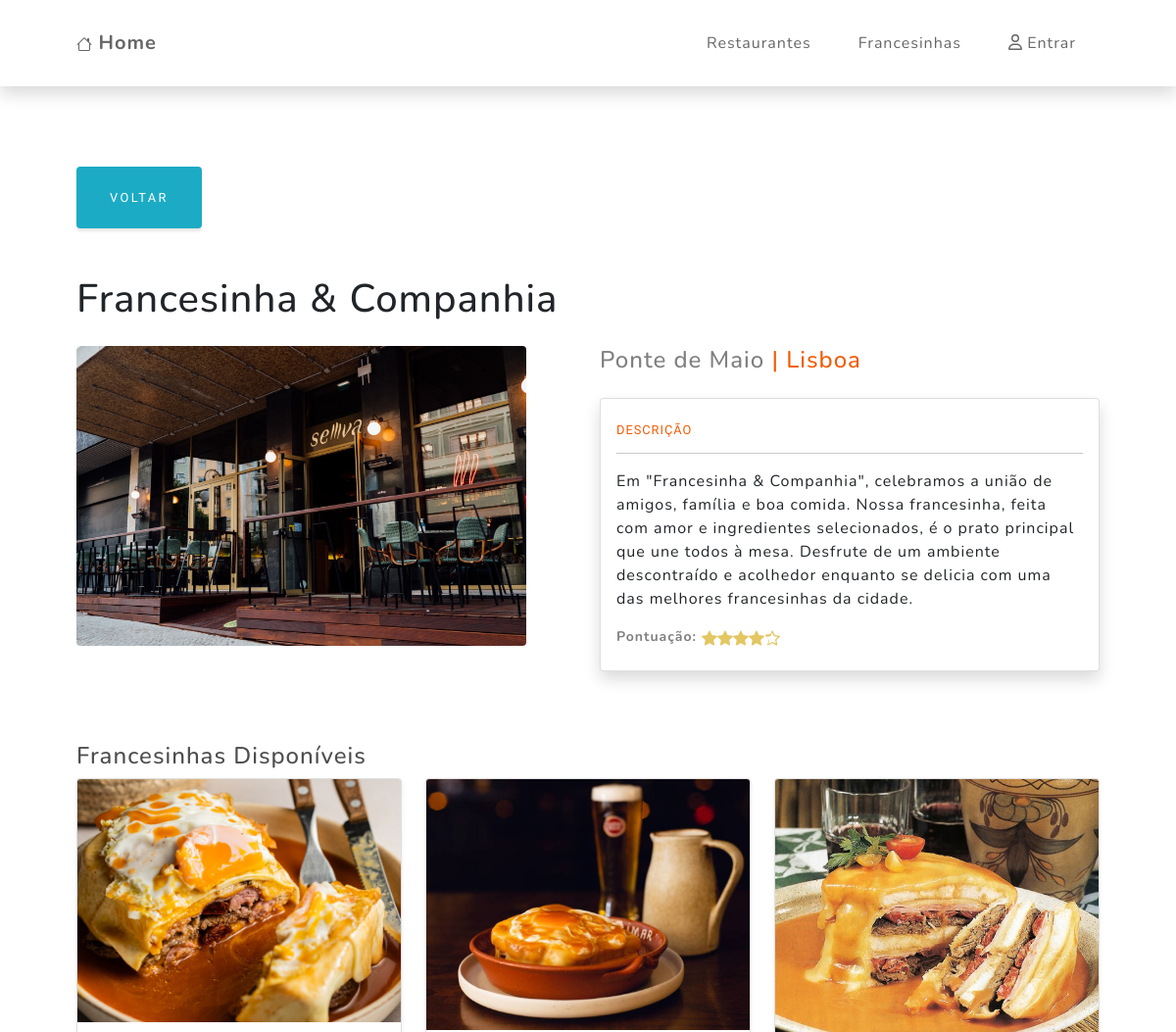
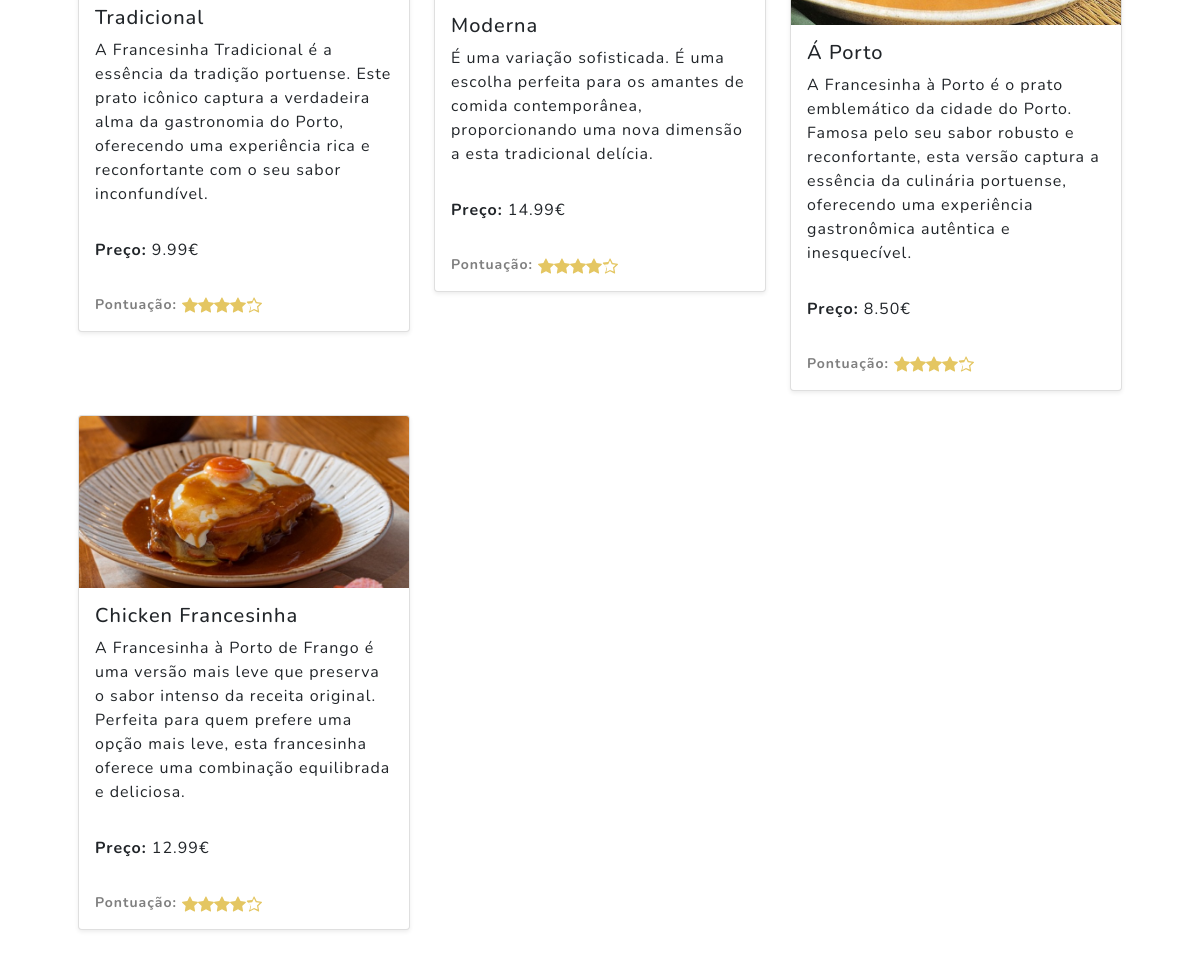
Page /restaurante_detail.php?id=4 on the committed database (2 pictures, top to bottom).
### tables this page shows
CREATE TABLE `restaurantes` (
  `id_restaurantes` int(11) NOT NULL,
  `nome` varchar(45) NOT NULL,
  `endereco` varchar(100) NOT NULL,
  `ref_cidades` int(11) NOT NULL,
  `capa` varchar(255) NOT NULL,
  `descricao` text NOT NULL,
  `pontuacao` float DEFAULT 0,
  `deleted` int(1) DEFAULT 0
);

CREATE TABLE `francesinhas` (
  `id_francesinhas` int(11) NOT NULL,
  `nome` varchar(45) NOT NULL,
  `preco` decimal(5,2) NOT NULL,
  `capa` varchar(45) DEFAULT NULL,
  `descricao` text DEFAULT NULL,
  `deleted` int(1) DEFAULT 0,
  `pontuacao` int(11) DEFAULT 0
);

### restaurante_detail.php (called while the page is built)
<?php include_once "./components/cp_head.php" ?>
<?php include_once "./components/cp_navbar.php" ?>
<?php include_once "./components/cp_detalhes.php" ?>
<?php include_once "./components/cp_footer.php" ?>

### components/cp_detalhes.php (the view, shortened to what this page needs)
<?php
    $query = "SELECT
                restaurantes.id_restaurantes,
                restaurantes.nome,
                restaurantes.endereco,
                restaurantes.capa AS capa_restaurante,
                restaurantes.descricao,
                restaurantes.pontuacao,
                cidades.nome AS cidade_nome,
                francesinhas.id_francesinhas,
                francesinhas.pontuacao,
                francesinhas.nome AS francesinha_nome,
                francesinhas.descricao AS francesinha_descricao,
                francesinhas.preco AS francesinha_preco,
                francesinhas.capa AS capa_francesinha
              FROM
                restaurantes
              INNER JOIN
                cidades ON restaurantes.ref_cidades = cidades.id_cidades
              LEFT JOIN
                francesinhas_restaurantes ON restaurantes.id_restaurantes = francesinhas_restaurantes.ref_restaurantes
              LEFT JOIN
                francesinhas ON francesinhas_restaurantes.ref_francesinhas = francesinhas.id_francesinhas
              WHERE
                restaurantes.id_restaurantes = ?";
    if (isset($_GET['id'])) {
        $id_restaurante = $_GET['id'];
        $link = new_db_connection();
        $stmt = mysqli_stmt_init($link);
        if (mysqli_stmt_prepare($stmt, $query)) {
            mysqli_stmt_bind_param($stmt, "i", $id_restaurante);
            mysqli_stmt_execute($stmt);
            mysqli_stmt_bind_result($stmt, $id_restaurante, $nome, $endereco, $capa, $descricao, $pontuacao, $cidade_nome, $id_francesinhas,$pontuacao, $francesinha_nome, $francesinha_descricao, $francesinha_preco , $francesinha_capa);
            mysqli_stmt_store_result($stmt);
            if (mysqli_stmt_num_rows($stmt) > 0) {
                $francesinhas = [];
                while (mysqli_stmt_fetch($stmt)) {
                    $francesinhas[] = [
                        'id_francesinhas' => $id_francesinhas,
                        'nome' => $francesinha_nome,
                        'descricao' => $francesinha_descricao,
                        'preco' => $francesinha_preco,
                        'capa_francesinha' => $francesinha_capa
                    ];
                }
                ?>
                <section class="sec-filmes pb-5" id="lista-filmes">
                    <div class="container px-lg-5 pt-3">
                        <?php
                        if (isset($_SERVER['HTTP_REFERER']) && !empty($_SERVER['HTTP_REFERER'])) {
                            $previousPage = $_SERVER['HTTP_REFERER'];
                        } else {
                            $previousPage = "restaurante.php";
                        }
                        ?>
                        <a class="btn btn-info mt-4" href="<?=$previousPage?>">Voltar</a>
                        <h1 class="pt-5 pb-3"><?= $nome ?></h1>
                        <div class="row d-flex flex-row justify-content-between">
                            <div class="col detalhes">
                                <img class="img-fluid mb-3 rounded" src="./imgs/capas/<?= $capa ?>" />
                            </div>
                            <div class="col detalhes">
                                <h4 class="text-primary"><span class="text-black-50"><?= $endereco ?></span> | <?= $cidade_nome ?></h4>
                                <div class="card pb-2 mt-4 shadow rounded">
                                    <div class="card-body">
                                        <h4 class="text-uppercase text-primary m-0 mt-2">Descrição</h4>
                                        <hr class="my-3 mx-auto" />
                                        <p class="tipo-filme mb-0"><?= $descricao ?></p>
                                        <div class="tipo-filme mb-0 small text-black-50 mt-3">
                                            <strong>Pontuação:</strong>
                                        </div>
                                    </div>
                                </div>
                            </div>
                        </div>
                        <div class="row pt-4 mt-5">
                            <h3>Francesinhas Disponíveis</h3>
                            <?php
                            if (!empty($francesinhas)) {
                                foreach ($francesinhas as $francesinha) {
                                    if ($francesinha['id_francesinhas']) {
                                        ?>
                                        <div class="col-md-4 mb-4">
                                            <div class="card shadow-sm">
                                                <img src="./imgs/capas/<?= $francesinha['capa_francesinha'] ?>" class="card-img-top" alt="Capa da Francesinha">
                                                <div class="card-body">
                                                    <h5 class="card-title"><?= $francesinha['nome'] ?></h5>
                                                    <p class="card-text"><?= $francesinha['descricao'] ?></p>
                                                    <p class="card-text"><strong>Preço:</strong> <?= $francesinha['preco'] ?>€</p>
                                                    <div class="tipo-filme mb-0 small text-black-50 mt-3">
                                                        <strong>Pontuação:</strong>
                                                    </div>
                                                </div>
                                            </div>
                                        </div>
                                        <?php
                                    }
                                }
                            } else {
                                echo '<div class="col-12 alert-warning p-4">Não há francesinhas disponíveis para este restaurante!</div>';
                            }
                            ?>
                        </div>
                    </div>
                </section>
                <?php
            } else {
                echo '<div class="alert-warning p-4">O restaurante que procura não existe!</div>';
            }
        } else {
            echo "Erro na preparação da declaração";
        }
    } else {
        header("Location: restaurante.php");
    }
?>

### rows in the picture
restaurantes: francesinhas.capa (picture), francesinhas.nome "Tradicional", francesinhas.descricao "A Francesinha Tradicional é a essência da tradição portuense. Este prato icônico captura a verdadeira alma da gastronomia do Porto, oferecendo uma experiência rica e reconfortante com o seu sabor inconfundível.", francesinhas.preco "9.99", francesinhas.nome "Moderna", francesinhas.descricao "É uma variação sofisticada. É uma escolha perfeita para os amantes de comida contemporânea, proporcionando uma nova dimensão a esta tradicional delícia.", francesinhas.preco "14.99", francesinhas.nome "Á Porto", francesinhas.descricao "A Francesinha à Porto é o prato emblemático da cidade do Porto. Famosa pelo seu sabor robusto e reconfortante, esta versão captura a essência da culinária portuense, oferecendo uma experiência gastronômica autêntica e inesquecível.", francesinhas.preco "8.50", francesinhas.nome "Chicken Francesinha", francesinhas.descricao "A Francesinha à Porto de Frango é uma versão mais leve que preserva o sabor intenso da receita original. Perfeita para quem prefere uma opção mais leve, esta francesinha oferece uma combinação equilibrada e deliciosa.", francesinhas.preco "12.99"

### other values in the picture
$nome "Francesinha & Companhia"
$endereco "Ponte de Maio"
$cidade_nome "Lisboa"
